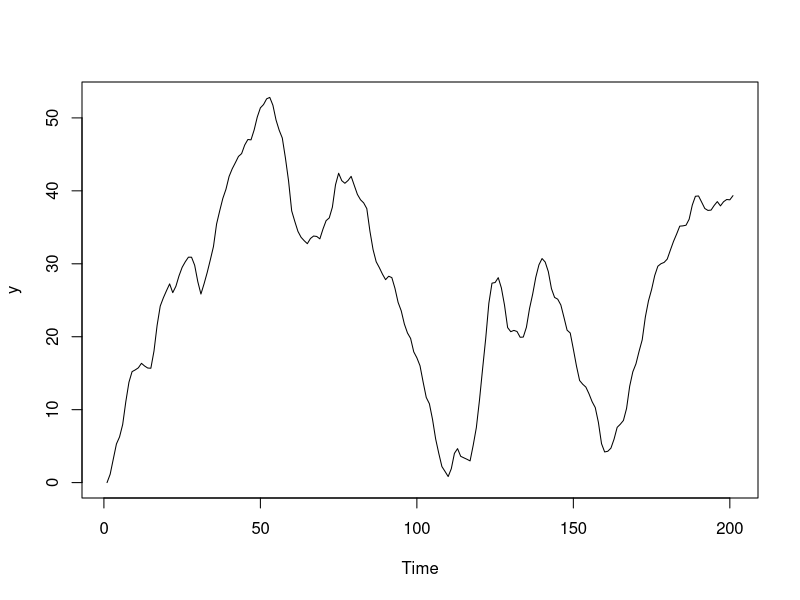
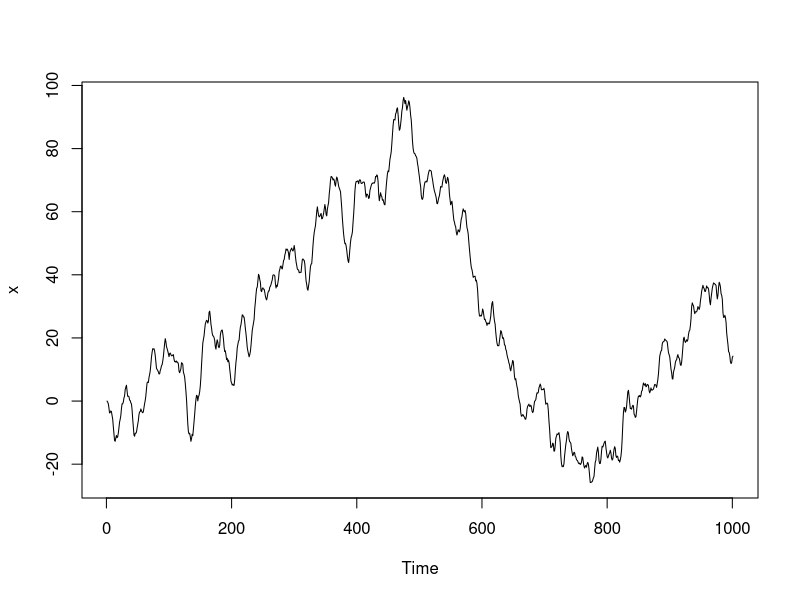
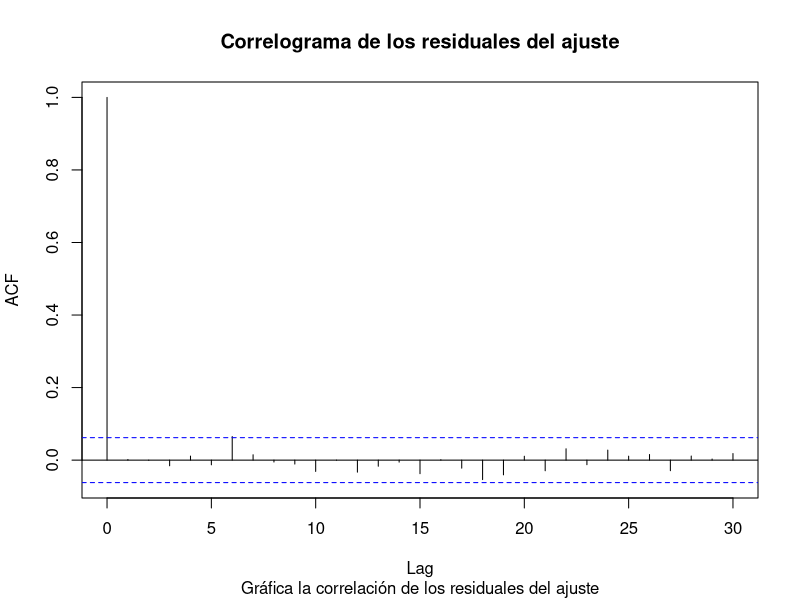

Reproduce these figures in R, in order.
"Se estimará una serie de 200 obs, con un término autorregresivo y uno de media móvil, junto con sus coeficientes asociados:"
  
y <- arima.sim(model = list(order = c(1, 1, 1), ar = 0.8, ma = 0.3), n = 200)
plot(y)

"Con la función arima.sim() y las demás vistas en la sesión, realiza lo siguiente:"
    
"1.Simula n = 1000 valores de un proceso ARIMA(1, 1, 1) con parámetros ar = 0.6 y ma = 0.2"
set.seed(3)
x <- arima.sim(model = list(order = c(1, 1, 1), ar = 0.6, ma = 0.2), n = 1000)
plot(x)


"2.Ajusta un modelo Arima a la serie simulada para estimar los parámetros y observa las estimaciones de los parámetros"
(fit <- arima(x, order = c(1, 1, 1))) #x[t] = 0.5603*x[t-1]+0.2484*w[t-1]+w[t]


"3.Obtén el correlograma de los residuales del ajuste"
acf(resid(fit), main = "")
title(main = "Correlograma de los residuales del ajuste",
      sub = "Gráfica la correlación de los residuales del ajuste")
  
"4.Realiza tres predicciones con ayuda del modelo ajustado y la función predict()"
(pred <- predict(fit, n.ahead = 3)$pred)
#14.22793, 14.23524, 14.23933